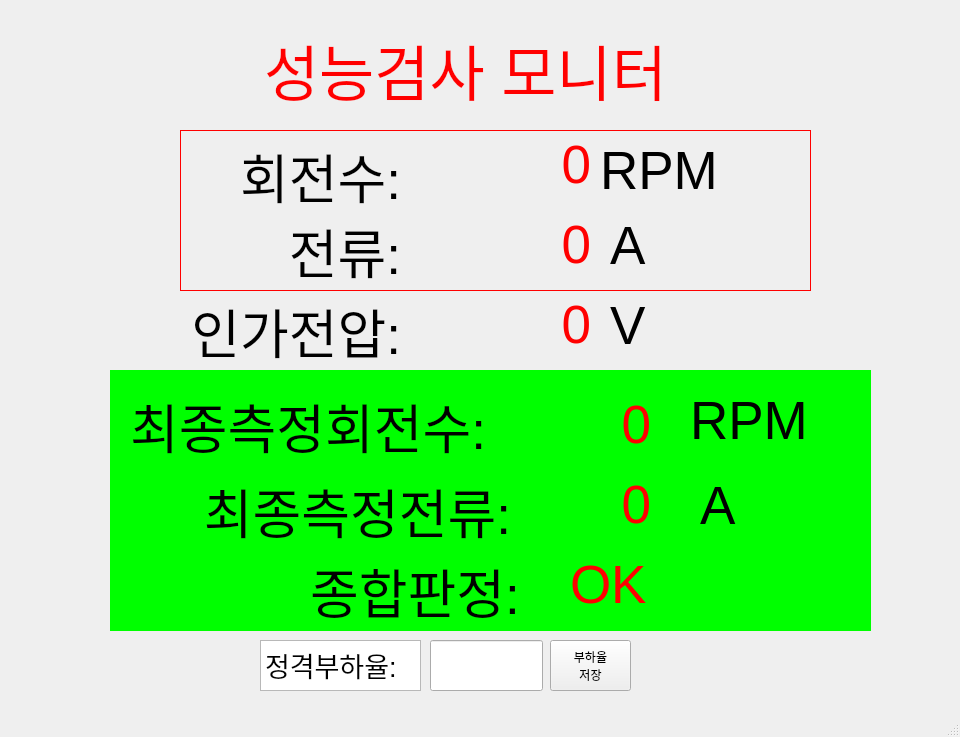
<?xml version="1.0" encoding="UTF-8"?>
<ui version="4.0">
 <class>MainWindow</class>
 <widget class="QMainWindow" name="MainWindow">
  <property name="geometry">
   <rect>
    <x>0</x>
    <y>0</y>
    <width>960</width>
    <height>737</height>
   </rect>
  </property>
  <property name="windowTitle">
   <string>MainWindow</string>
  </property>
  <widget class="QWidget" name="centralwidget">
   <widget class="QLabel" name="label">
    <property name="geometry">
     <rect>
      <x>230</x>
      <y>10</y>
      <width>471</width>
      <height>121</height>
     </rect>
    </property>
    <property name="font">
     <font>
      <pointsize>45</pointsize>
     </font>
    </property>
    <property name="text">
     <string>&lt;html&gt;&lt;head/&gt;&lt;body&gt;&lt;p&gt;&lt;span style=&quot; color:#ff0000;&quot;&gt;성능검사 모니터&lt;/span&gt;&lt;/p&gt;&lt;/body&gt;&lt;/html&gt;</string>
    </property>
    <property name="alignment">
     <set>Qt::AlignCenter</set>
    </property>
   </widget>
   <widget class="QLabel" name="label_2">
    <property name="geometry">
     <rect>
      <x>140</x>
      <y>110</y>
      <width>261</width>
      <height>131</height>
     </rect>
    </property>
    <property name="font">
     <font>
      <pointsize>40</pointsize>
     </font>
    </property>
    <property name="text">
     <string>회전수:</string>
    </property>
    <property name="alignment">
     <set>Qt::AlignRight|Qt::AlignTrailing|Qt::AlignVCenter</set>
    </property>
   </widget>
   <widget class="QLabel" name="current_rpm">
    <property name="geometry">
     <rect>
      <x>410</x>
      <y>100</y>
      <width>181</width>
      <height>131</height>
     </rect>
    </property>
    <property name="font">
     <font>
      <pointsize>40</pointsize>
     </font>
    </property>
    <property name="text">
     <string>&lt;html&gt;&lt;head/&gt;&lt;body&gt;&lt;p&gt;&lt;span style=&quot; color:#ff0000;&quot;&gt;0&lt;/span&gt;&lt;/p&gt;&lt;/body&gt;&lt;/html&gt;</string>
    </property>
    <property name="alignment">
     <set>Qt::AlignRight|Qt::AlignTrailing|Qt::AlignVCenter</set>
    </property>
   </widget>
   <widget class="QLabel" name="label_4">
    <property name="geometry">
     <rect>
      <x>600</x>
      <y>120</y>
      <width>151</width>
      <height>101</height>
     </rect>
    </property>
    <property name="font">
     <font>
      <pointsize>40</pointsize>
     </font>
    </property>
    <property name="text">
     <string>RPM</string>
    </property>
   </widget>
   <widget class="QLabel" name="label_5">
    <property name="geometry">
     <rect>
      <x>160</x>
      <y>200</y>
      <width>241</width>
      <height>101</height>
     </rect>
    </property>
    <property name="font">
     <font>
      <pointsize>40</pointsize>
     </font>
    </property>
    <property name="text">
     <string>전류:</string>
    </property>
    <property name="alignment">
     <set>Qt::AlignRight|Qt::AlignTrailing|Qt::AlignVCenter</set>
    </property>
   </widget>
   <widget class="QLabel" name="label_current">
    <property name="geometry">
     <rect>
      <x>430</x>
      <y>210</y>
      <width>161</width>
      <height>71</height>
     </rect>
    </property>
    <property name="font">
     <font>
      <pointsize>40</pointsize>
     </font>
    </property>
    <property name="text">
     <string>&lt;html&gt;&lt;head/&gt;&lt;body&gt;&lt;p&gt;&lt;span style=&quot; color:#ff0000;&quot;&gt;0&lt;/span&gt;&lt;/p&gt;&lt;/body&gt;&lt;/html&gt;</string>
    </property>
    <property name="alignment">
     <set>Qt::AlignRight|Qt::AlignTrailing|Qt::AlignVCenter</set>
    </property>
   </widget>
   <widget class="QLabel" name="label_7">
    <property name="geometry">
     <rect>
      <x>610</x>
      <y>210</y>
      <width>61</width>
      <height>71</height>
     </rect>
    </property>
    <property name="font">
     <font>
      <pointsize>40</pointsize>
     </font>
    </property>
    <property name="text">
     <string>A</string>
    </property>
   </widget>
   <widget class="QLabel" name="label_8">
    <property name="geometry">
     <rect>
      <x>310</x>
      <y>540</y>
      <width>231</width>
      <height>101</height>
     </rect>
    </property>
    <property name="font">
     <font>
      <pointsize>40</pointsize>
     </font>
    </property>
    <property name="text">
     <string>종합판정:</string>
    </property>
   </widget>
   <widget class="QLabel" name="label_final_okng">
    <property name="geometry">
     <rect>
      <x>570</x>
      <y>550</y>
      <width>91</width>
      <height>71</height>
     </rect>
    </property>
    <property name="font">
     <font>
      <pointsize>40</pointsize>
     </font>
    </property>
    <property name="text">
     <string>&lt;html&gt;&lt;head/&gt;&lt;body&gt;&lt;p&gt;&lt;span style=&quot; color:#ff0000;&quot;&gt;OK&lt;/span&gt;&lt;/p&gt;&lt;/body&gt;&lt;/html&gt;</string>
    </property>
   </widget>
   <widget class="QLabel" name="label_10">
    <property name="geometry">
     <rect>
      <x>690</x>
      <y>370</y>
      <width>151</width>
      <height>101</height>
     </rect>
    </property>
    <property name="font">
     <font>
      <pointsize>40</pointsize>
     </font>
    </property>
    <property name="text">
     <string>RPM</string>
    </property>
   </widget>
   <widget class="QLabel" name="lable_final_rpm">
    <property name="geometry">
     <rect>
      <x>510</x>
      <y>360</y>
      <width>141</width>
      <height>131</height>
     </rect>
    </property>
    <property name="font">
     <font>
      <pointsize>40</pointsize>
     </font>
    </property>
    <property name="text">
     <string>&lt;html&gt;&lt;head/&gt;&lt;body&gt;&lt;p&gt;&lt;span style=&quot; color:#ff0000;&quot;&gt;0&lt;/span&gt;&lt;/p&gt;&lt;/body&gt;&lt;/html&gt;</string>
    </property>
    <property name="alignment">
     <set>Qt::AlignRight|Qt::AlignTrailing|Qt::AlignVCenter</set>
    </property>
   </widget>
   <widget class="QLabel" name="label_final_current">
    <property name="geometry">
     <rect>
      <x>560</x>
      <y>470</y>
      <width>91</width>
      <height>71</height>
     </rect>
    </property>
    <property name="font">
     <font>
      <pointsize>40</pointsize>
     </font>
    </property>
    <property name="text">
     <string>&lt;html&gt;&lt;head/&gt;&lt;body&gt;&lt;p&gt;&lt;span style=&quot; color:#ff0000;&quot;&gt;0&lt;/span&gt;&lt;/p&gt;&lt;/body&gt;&lt;/html&gt;</string>
    </property>
    <property name="alignment">
     <set>Qt::AlignRight|Qt::AlignTrailing|Qt::AlignVCenter</set>
    </property>
   </widget>
   <widget class="QLabel" name="label_13">
    <property name="geometry">
     <rect>
      <x>700</x>
      <y>470</y>
      <width>61</width>
      <height>71</height>
     </rect>
    </property>
    <property name="font">
     <font>
      <pointsize>40</pointsize>
     </font>
    </property>
    <property name="text">
     <string>A</string>
    </property>
   </widget>
   <widget class="QLabel" name="label_14">
    <property name="geometry">
     <rect>
      <x>150</x>
      <y>460</y>
      <width>361</width>
      <height>101</height>
     </rect>
    </property>
    <property name="font">
     <font>
      <pointsize>40</pointsize>
     </font>
    </property>
    <property name="text">
     <string>최종측정전류:</string>
    </property>
    <property name="alignment">
     <set>Qt::AlignRight|Qt::AlignTrailing|Qt::AlignVCenter</set>
    </property>
   </widget>
   <widget class="QLabel" name="label_15">
    <property name="geometry">
     <rect>
      <x>130</x>
      <y>360</y>
      <width>401</width>
      <height>131</height>
     </rect>
    </property>
    <property name="font">
     <font>
      <pointsize>40</pointsize>
     </font>
    </property>
    <property name="text">
     <string>최종측정회전수:</string>
    </property>
   </widget>
   <widget class="QWidget" name="widget_box" native="true">
    <property name="geometry">
     <rect>
      <x>110</x>
      <y>370</y>
      <width>761</width>
      <height>261</height>
     </rect>
    </property>
    <property name="autoFillBackground">
     <bool>false</bool>
    </property>
    <property name="styleSheet">
     <string notr="true">background:rgb(0, 255, 0)</string>
    </property>
   </widget>
   <widget class="QWidget" name="widget_box_upper" native="true">
    <property name="geometry">
     <rect>
      <x>180</x>
      <y>130</y>
      <width>631</width>
      <height>161</height>
     </rect>
    </property>
    <property name="autoFillBackground">
     <bool>false</bool>
    </property>
    <property name="styleSheet">
     <string notr="true">border: 1px solid red</string>
    </property>
   </widget>
   <widget class="QTextBrowser" name="textBrowser">
    <property name="geometry">
     <rect>
      <x>260</x>
      <y>640</y>
      <width>161</width>
      <height>51</height>
     </rect>
    </property>
    <property name="font">
     <font>
      <pointsize>20</pointsize>
     </font>
    </property>
    <property name="html">
     <string>&lt;!DOCTYPE HTML PUBLIC &quot;-//W3C//DTD HTML 4.0//EN&quot; &quot;http://www.w3.org/TR/REC-html40/strict.dtd&quot;&gt;
&lt;html&gt;&lt;head&gt;&lt;meta name=&quot;qrichtext&quot; content=&quot;1&quot; /&gt;&lt;meta charset=&quot;utf-8&quot; /&gt;&lt;style type=&quot;text/css&quot;&gt;
p, li { white-space: pre-wrap; }
hr { height: 1px; border-width: 0; }
li.unchecked::marker { content: &quot;\2610&quot;; }
li.checked::marker { content: &quot;\2612&quot;; }
&lt;/style&gt;&lt;/head&gt;&lt;body style=&quot; font-family:'맑은 고딕'; font-size:20pt; font-weight:400; font-style:normal;&quot;&gt;
&lt;p style=&quot; margin-top:0px; margin-bottom:0px; margin-left:0px; margin-right:0px; -qt-block-indent:0; text-indent:0px;&quot;&gt;정격부하율:&lt;/p&gt;&lt;/body&gt;&lt;/html&gt;</string>
    </property>
   </widget>
   <widget class="QLabel" name="label_16">
    <property name="geometry">
     <rect>
      <x>610</x>
      <y>290</y>
      <width>61</width>
      <height>71</height>
     </rect>
    </property>
    <property name="font">
     <font>
      <pointsize>40</pointsize>
     </font>
    </property>
    <property name="text">
     <string>V</string>
    </property>
   </widget>
   <widget class="QLabel" name="label_6">
    <property name="geometry">
     <rect>
      <x>160</x>
      <y>280</y>
      <width>241</width>
      <height>101</height>
     </rect>
    </property>
    <property name="font">
     <font>
      <pointsize>40</pointsize>
     </font>
    </property>
    <property name="text">
     <string>인가전압:</string>
    </property>
    <property name="alignment">
     <set>Qt::AlignRight|Qt::AlignTrailing|Qt::AlignVCenter</set>
    </property>
   </widget>
   <widget class="QLabel" name="label_voltage">
    <property name="geometry">
     <rect>
      <x>430</x>
      <y>290</y>
      <width>161</width>
      <height>71</height>
     </rect>
    </property>
    <property name="font">
     <font>
      <pointsize>40</pointsize>
     </font>
    </property>
    <property name="text">
     <string>&lt;html&gt;&lt;head/&gt;&lt;body&gt;&lt;p&gt;&lt;span style=&quot; color:#ff0000;&quot;&gt;0&lt;/span&gt;&lt;/p&gt;&lt;/body&gt;&lt;/html&gt;</string>
    </property>
    <property name="alignment">
     <set>Qt::AlignRight|Qt::AlignTrailing|Qt::AlignVCenter</set>
    </property>
   </widget>
   <widget class="QPushButton" name="pushButton">
    <property name="geometry">
     <rect>
      <x>550</x>
      <y>640</y>
      <width>81</width>
      <height>51</height>
     </rect>
    </property>
    <property name="text">
     <string>부하율
저장</string>
    </property>
   </widget>
   <widget class="QLineEdit" name="lineEdit_load">
    <property name="geometry">
     <rect>
      <x>430</x>
      <y>640</y>
      <width>113</width>
      <height>51</height>
     </rect>
    </property>
    <property name="font">
     <font>
      <pointsize>20</pointsize>
     </font>
    </property>
    <property name="alignment">
     <set>Qt::AlignCenter</set>
    </property>
   </widget>
   <zorder>widget_box</zorder>
   <zorder>widget_box_upper</zorder>
   <zorder>label</zorder>
   <zorder>label_2</zorder>
   <zorder>current_rpm</zorder>
   <zorder>label_4</zorder>
   <zorder>label_5</zorder>
   <zorder>label_current</zorder>
   <zorder>label_7</zorder>
   <zorder>label_8</zorder>
   <zorder>label_final_okng</zorder>
   <zorder>label_10</zorder>
   <zorder>lable_final_rpm</zorder>
   <zorder>label_final_current</zorder>
   <zorder>label_13</zorder>
   <zorder>label_14</zorder>
   <zorder>label_15</zorder>
   <zorder>textBrowser</zorder>
   <zorder>label_16</zorder>
   <zorder>label_6</zorder>
   <zorder>label_voltage</zorder>
   <zorder>pushButton</zorder>
   <zorder>lineEdit_load</zorder>
  </widget>
  <widget class="QStatusBar" name="statusbar"/>
 </widget>
 <resources/>
 <connections/>
</ui>
